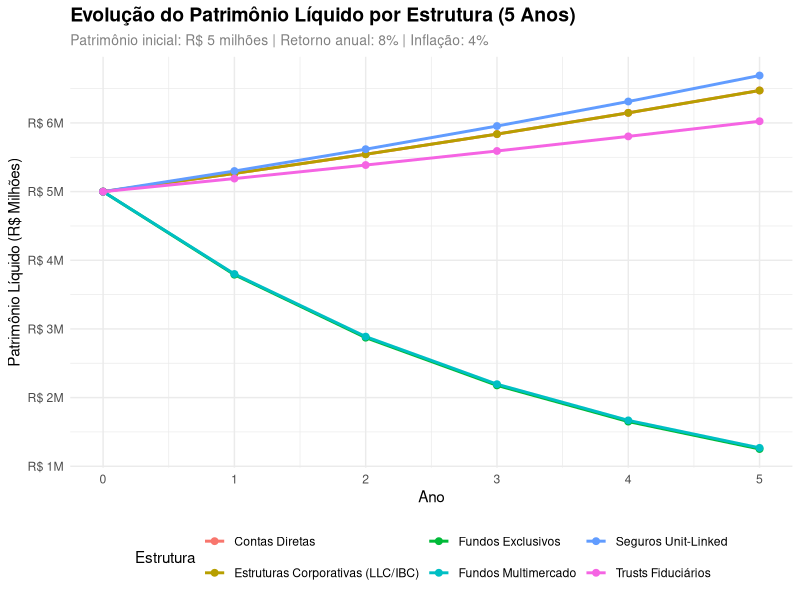

Reproduce this figure in R.
# ============================================================================
# SCRIPT 1: SIMULADOR DE PROGRESSÃO PATRIMONIAL - 5 ANOS
# Análise de crescimento patrimonial sob diferentes estruturas offshore
# TCC: Análise Comparativa de Estruturas de Investimento Offshore
# ============================================================================

# Carregar bibliotecas necessárias
library(tidyverse)
library(ggplot2)

# ============================================================================
# 1. DEFINIR PARÂMETROS DE SIMULAÇÃO
# ============================================================================

# Patrimônio inicial (em reais)
patrimonio_inicial <- 5000000  # R$ 5 milhões (faixa R$ 1-10M)

# Taxa de retorno anual esperado (%)
retorno_anual <- 0.08  # 8% a.a.

# Taxa de inflação anual (%)
inflacao_anual <- 0.04  # 4% a.a.

# Período de análise (anos)
anos <- 5

# ============================================================================
# 2. DEFINIR CARACTERÍSTICAS TRIBUTÁRIAS POR ESTRUTURA
# ============================================================================

estruturas <- data.frame(
  estrutura = c(
    "Contas Diretas",
    "Fundos Exclusivos",
    "Fundos Multimercado",
    "Estruturas Corporativas (LLC/IBC)",
    "Seguros Unit-Linked",
    "Trusts Fiduciários"
  ),
  
  # Come-cotas semestral (% ao semestre para fundos brasileiros)
  come_cotas_semestral = c(0, 0.15, 0.15, 0, 0, 0),
  
  # ITCMD (Imposto sobre Transmissão Causa Mortis e Doação) - alíquota média
  itcmd_aliquota = c(0.04, 0.04, 0.04, 0.02, 0.02, 0.04),
  
  # Imposto de renda ordinário (alíquota progressiva média)
  ir_ordinario = c(0.275, 0.15, 0.15, 0.15, 0.10, 0.275),
  
  # Custo operacional anual (% do patrimônio)
  custo_operacional = c(0.005, 0.010, 0.008, 0.015, 0.012, 0.020),
  
  stringsAsFactors = FALSE
)

print("Estruturas e características tributárias:")
print(estruturas)

# ============================================================================
# 3. FUNÇÃO PARA SIMULAR PROGRESSÃO PATRIMONIAL
# ============================================================================

simular_progressao <- function(patrimonio_inicial, 
                               retorno_anual, 
                               inflacao_anual,
                               come_cotas_semestral,
                               itcmd_aliquota,
                               ir_ordinario,
                               custo_operacional,
                               anos) {
  
  # Criar data frame para armazenar resultados
  resultado <- data.frame(
    ano = 0:anos,
    patrimonio_bruto = NA,
    imposto_come_cotas = NA,
    imposto_ir = NA,
    custo_operacional_valor = NA,
    patrimonio_liquido = NA,
    patrimonio_real = NA,  # Ajustado por inflação
    retorno_acumulado_pct = NA
  )
  
  # Ano 0 (inicial)
  resultado$patrimonio_bruto[1] <- patrimonio_inicial
  resultado$imposto_come_cotas[1] <- 0
  resultado$imposto_ir[1] <- 0
  resultado$custo_operacional_valor[1] <- 0
  resultado$patrimonio_liquido[1] <- patrimonio_inicial
  resultado$patrimonio_real[1] <- patrimonio_inicial
  resultado$retorno_acumulado_pct[1] <- 0
  
  # Simulação para cada ano
  for (i in 2:(anos + 1)) {
    
    # Patrimônio anterior
    patrimonio_anterior <- resultado$patrimonio_liquido[i - 1]
    
    # Retorno bruto do período
    retorno_bruto <- patrimonio_anterior * retorno_anual
    
    # Come-cotas (aplicado 2x ao ano - semestral)
    # Simplificação: aplicar taxa semestral 2x
    come_cotas <- patrimonio_anterior * come_cotas_semestral * 2
    
    # Patrimônio após come-cotas
    patrimonio_apos_come_cotas <- patrimonio_anterior + retorno_bruto - come_cotas
    
    # IR ordinário (sobre ganhos de capital)
    ir_ordinario_valor <- retorno_bruto * ir_ordinario
    
    # Custo operacional
    custo_op <- patrimonio_anterior * custo_operacional
    
    # Patrimônio líquido (após todos os descontos)
    patrimonio_liquido <- patrimonio_apos_come_cotas - ir_ordinario_valor - custo_op
    
    # Patrimônio ajustado por inflação (poder de compra)
    patrimonio_real <- patrimonio_liquido / ((1 + inflacao_anual) ^ (i - 1))
    
    # Retorno acumulado (%)
    retorno_acumulado <- ((patrimonio_liquido / patrimonio_inicial) - 1) * 100
    
    # Armazenar resultados
    resultado$patrimonio_bruto[i] <- patrimonio_apos_come_cotas
    resultado$imposto_come_cotas[i] <- come_cotas
    resultado$imposto_ir[i] <- ir_ordinario_valor
    resultado$custo_operacional_valor[i] <- custo_op
    resultado$patrimonio_liquido[i] <- patrimonio_liquido
    resultado$patrimonio_real[i] <- patrimonio_real
    resultado$retorno_acumulado_pct[i] <- retorno_acumulado
  }
  
  return(resultado)
}

# ============================================================================
# 4. EXECUTAR SIMULAÇÃO PARA CADA ESTRUTURA
# ============================================================================

# Lista para armazenar resultados de todas as estruturas
resultados_todas_estruturas <- list()

# Simular para cada estrutura
for (j in 1:nrow(estruturas)) {
  
  resultado <- simular_progressao(
    patrimonio_inicial = patrimonio_inicial,
    retorno_anual = retorno_anual,
    inflacao_anual = inflacao_anual,
    come_cotas_semestral = estruturas$come_cotas_semestral[j],
    itcmd_aliquota = estruturas$itcmd_aliquota[j],
    ir_ordinario = estruturas$ir_ordinario[j],
    custo_operacional = estruturas$custo_operacional[j],
    anos = anos
  )
  
  # Adicionar coluna com nome da estrutura
  resultado$estrutura <- estruturas$estrutura[j]
  
  # Armazenar na lista
  resultados_todas_estruturas[[j]] <- resultado
}

# Combinar todos os resultados em um único data frame
resultados_completos <- bind_rows(resultados_todas_estruturas)

# ============================================================================
# 5. EXIBIR RESULTADOS PARA FUNDO MULTIMERCADO (exemplo)
# ============================================================================

cat("\n=== PROGRESSÃO PATRIMONIAL - FUNDOS MULTIMERCADO (5 ANOS) ===\n")
resultado_multimercado <- resultados_completos %>%
  filter(estrutura == "Fundos Multimercado") %>%
  select(ano, patrimonio_bruto, imposto_come_cotas, imposto_ir, 
         patrimonio_liquido, patrimonio_real) %>%
  mutate(
    patrimonio_bruto = format(patrimonio_bruto, big.mark = ".", decimal.mark = ",", 
                              nsmall = 0),
    imposto_come_cotas = format(imposto_come_cotas, big.mark = ".", decimal.mark = ",", 
                                nsmall = 0),
    imposto_ir = format(imposto_ir, big.mark = ".", decimal.mark = ",", nsmall = 0),
    patrimonio_liquido = format(patrimonio_liquido, big.mark = ".", decimal.mark = ",", 
                                nsmall = 0),
    patrimonio_real = format(patrimonio_real, big.mark = ".", decimal.mark = ",", 
                             nsmall = 0)
  )

print(resultado_multimercado)

# ============================================================================
# 6. GRÁFICO: EVOLUÇÃO DO PATRIMÔNIO LÍQUIDO (5 ANOS)
# ============================================================================

grafico_evolucao <- resultados_completos %>%
  ggplot(aes(x = ano, y = patrimonio_liquido / 1000000, color = estrutura, group = estrutura)) +
  geom_line(size = 1) +
  geom_point(size = 2) +
  scale_y_continuous(labels = scales::dollar_format(prefix = "R$ ", suffix = "M")) +
  labs(
    title = "Evolução do Patrimônio Líquido por Estrutura (5 Anos)",
    subtitle = "Patrimônio inicial: R$ 5 milhões | Retorno anual: 8% | Inflação: 4%",
    x = "Ano",
    y = "Patrimônio Líquido (R$ Milhões)",
    color = "Estrutura"
  ) +
  theme_minimal() +
  theme(
    legend.position = "bottom",
    plot.title = element_text(size = 14, face = "bold"),
    plot.subtitle = element_text(size = 10, color = "gray50")
  )

print(grafico_evolucao)

# ============================================================================
# 7. TABELA RESUMIDA: COMPARATIVO FINAL (ANO 5)
# ============================================================================

cat("\n=== RESUMO FINAL - ANO 5 (PATRIMÔNIO LÍQUIDO) ===\n")
resumo_ano5 <- resultados_completos %>%
  filter(ano == 5) %>%
  select(estrutura, patrimonio_liquido, patrimonio_real, retorno_acumulado_pct) %>%
  arrange(desc(patrimonio_liquido)) %>%
  mutate(
    patrimonio_liquido = format(patrimonio_liquido, big.mark = ".", decimal.mark = ",", 
                                nsmall = 0),
    patrimonio_real = format(patrimonio_real, big.mark = ".", decimal.mark = ",", 
                             nsmall = 0),
    retorno_acumulado_pct = paste0(round(retorno_acumulado_pct, 2), "%")
  )

print(resumo_ano5)

# ============================================================================
# FIM DO SCRIPT 1
# ============================================================================
